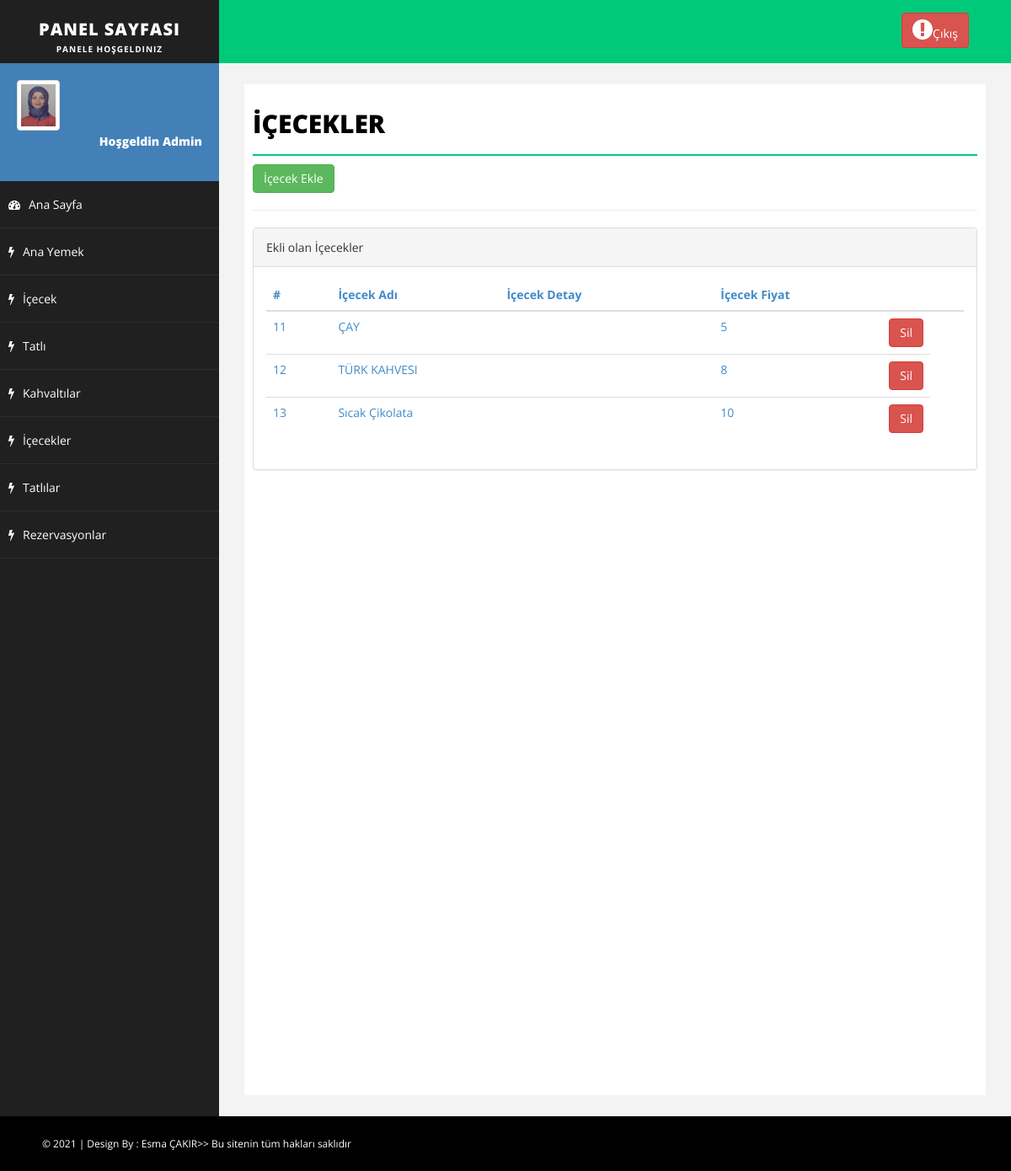
/admin/icecekler.php (signed in), run on the app's committed database.
### tables this page shows
CREATE TABLE `icecekler` (
  `icecek_id` int(11) NOT NULL,
  `icecek_ad` varchar(250) NOT NULL,
  `icecek_detay` varchar(250) NOT NULL,
  `icecek_fiyat` int(11) NOT NULL,
  `icecek_resimyol` varchar(250) NOT NULL
);

### www/admin/icecekler.php (the view, shortened to what this page needs)
<?php
include 'header.php';
include 'sidebar.php';
?>
<div id="page-wrapper">
    <div id="page-inner">
        <div class="row">
            <div class="col-md-12">
                <h1 class="page-head-line">İçecekler</h1>
            </div>
            <div class="col-md-12">
             <a href="icecekler_ekle.php"><button class="btn btn-success">İçecek Ekle</button>
                <hr>
            </div>
            <div class="col-md-12">
               <div class="panel panel-default">
                <div class="panel-heading">
                    Ekli olan İçecekler
                </div>
                <div class="panel-body">
                    <div class="table-responsive">
                        <table class="table table-hover">
                            <thead>
                                <tr>
                                    <th>#</th>
                                    <th style="width:200px">İçecek Adı</th>
                                    <th>İçecek Detay</th>
                                    <th style="width:200px">İçecek Fiyat</th>
                                    <th style="width:40px"></th>
                                    <th style="width:40px"></th>
                                </tr>
                            </thead>
                            <tbody>
                                <?php
                                $menusor=$db->query("select * from icecekler");
                                while ($menucek=$menusor->fetch()) {?>
                                    <tr>
                                        <td><?php echo $menucek[ 'icecek_id'] ?></td>
                                        <td><?php echo $menucek[ 'icecek_ad'] ?></td>
                                        <td><?php echo $menucek[ 'icecek_detay'] ?></td>
                                        <td><?php echo $menucek[ 'icecek_fiyat'] ?></td>
                                        <td><a href="netting/islem.php?icecek_id=<?php echo $menucek['icecek_id']; ?>&iceceklersil=ok"><button class="btn btn-danger">Sil</button></a></td>
                                    </tr>
                                <?php } ?>
                            </tbody>
                        </table>
                    </div>
                </div>
            </div>
        </div>
    </div>
</div>
</div>
<?php
include 'footer.php'; ?>

### www/admin/assets/css/basic.css (style rules this page uses)
body { font-family: 'Open Sans', sans-serif; line-height:25px; }
#page-wrapper { padding: 15px 15px; min-height: 600px; background: #F3F3F3; }
#page-inner { width: 100%; margin: 10px 20px 10px 0px; background-color: #fff!important; padding: 10px; min-height: 1200px; }
.page-head-line { font-size: 30px; text-transform: uppercase; color: #000; font-weight: 800; padding-bottom: 20px; border-bottom: 2px solid #00CA79; margin-bottom: 10px; }
#footer-sec a { color:#fff; }
@media (min-width:768px) { #page-wrapper { margin: 0 0 0 260px; padding: 15px 30px; min-height: 1200px; } }

### data on the page
icecekler: icecek_id "11", icecek_ad "ÇAY", icecek_fiyat "5"
icecekler: icecek_id "12", icecek_ad "TÜRK KAHVESI", icecek_fiyat "8"
icecekler: icecek_id "13", icecek_ad "Sıcak Çikolata", icecek_fiyat "10"

### other printed values
$_SESSION['admin_kadi'] "Admin"
